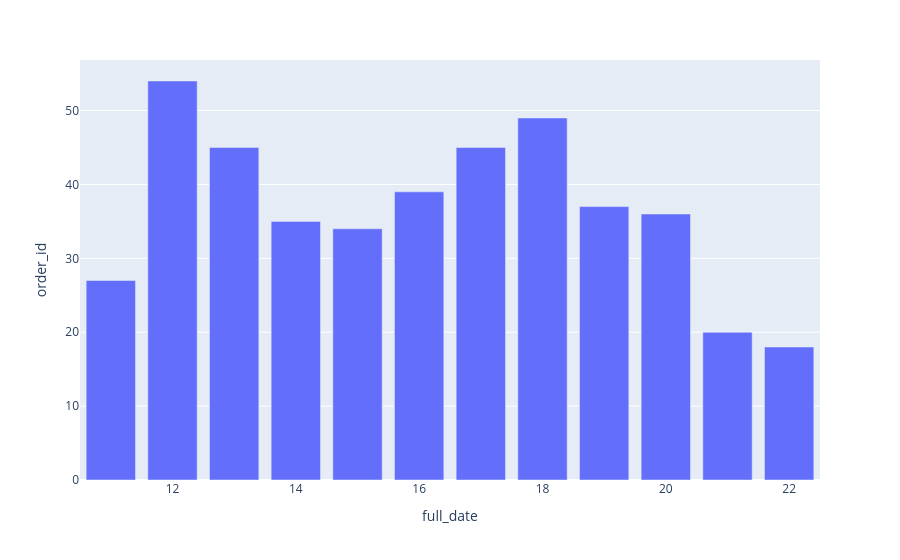

Notebook source saved alongside this figure:
### Code cell
px.bar(hour_orders,x='full_date',y='order_id')

### Figure 1 — Plotly figure (JSON) as saved in the notebook; plotly's stock layout.template omitted (floating-point values rounded to 4 significant figures)
{"data": [{"alignmentgroup": "True", "hovertemplate": "full_date=%{x}<br>order_id=%{y}<extra></extra>", "legendgroup": "", "marker": {"color": "#636efa", "pattern": {"shape": ""}}, "name": "", "offsetgroup": "", "orientation": "v", "showlegend": false, "textposition": "auto", "type": "bar", "x": [11, 12, 13, 14, 15, 16, 17, 18, 19, 20, 21, 22], "xaxis": "x", "y": [27, 54, 45, 35, 34, 39, 45, 49, 37, 36, 20, 18], "yaxis": "y"}], "layout": {"autosize": true, "barmode": "relative", "legend": {"tracegroupgap": 0}, "margin": {"t": 60}, "xaxis": {"anchor": "y", "autorange": true, "domain": [0, 1], "range": [10.5, 22.5], "title": {"text": "full_date"}, "type": "linear"}, "yaxis": {"anchor": "x", "autorange": true, "domain": [0, 1], "range": [0, 56.84], "title": {"text": "order_id"}, "type": "linear"}}}
